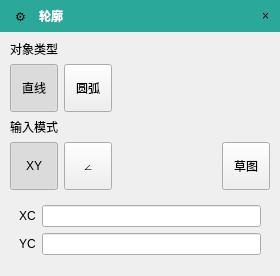
<?xml version="1.0" encoding="UTF-8"?>
<ui version="4.0">
 <class>SketchToolInputDialog</class>
 <widget class="QDialog" name="SketchToolInputDialog">
  <property name="geometry">
   <rect>
    <x>0</x>
    <y>0</y>
    <width>280</width>
    <height>200</height>
   </rect>
  </property>
  <property name="windowTitle">
   <string>轮廓</string>
  </property>
  <layout class="QVBoxLayout" name="verticalLayout_main">
   <property name="spacing">
    <number>0</number>
   </property>
   <property name="leftMargin">
    <number>0</number>
   </property>
   <property name="topMargin">
    <number>0</number>
   </property>
   <property name="rightMargin">
    <number>0</number>
   </property>
   <property name="bottomMargin">
    <number>8</number>
   </property>
   <item>
    <widget class="QWidget" name="titleBar" native="true">
     <property name="minimumSize">
      <size>
       <width>0</width>
       <height>32</height>
      </size>
     </property>
     <property name="styleSheet">
      <string notr="true">background-color: #2aa89a;</string>
     </property>
     <layout class="QHBoxLayout" name="horizontalLayout_title">
      <property name="leftMargin">
       <number>8</number>
      </property>
      <property name="rightMargin">
       <number>4</number>
      </property>
      <property name="topMargin">
       <number>4</number>
      </property>
      <property name="bottomMargin">
       <number>4</number>
      </property>
      <item>
       <widget class="QToolButton" name="toolButton_settings">
        <property name="text">
         <string>⚙</string>
        </property>
        <property name="autoRaise">
         <bool>true</bool>
        </property>
       </widget>
      </item>
      <item>
       <widget class="QLabel" name="label_title">
        <property name="styleSheet">
         <string notr="true">color: white; font-weight: bold;</string>
        </property>
        <property name="text">
         <string>轮廓</string>
        </property>
       </widget>
      </item>
      <item>
       <spacer name="horizontalSpacer_title">
        <property name="orientation">
         <enum>Qt::Orientation::Horizontal</enum>
        </property>
        <property name="sizeHint" stdset="0">
         <size>
          <width>40</width>
          <height>20</height>
         </size>
        </property>
       </spacer>
      </item>
      <item>
       <widget class="QToolButton" name="toolButton_close">
        <property name="text">
         <string>×</string>
        </property>
        <property name="autoRaise">
         <bool>true</bool>
        </property>
       </widget>
      </item>
     </layout>
    </widget>
   </item>
   <item>
    <widget class="QWidget" name="contentWidget" native="true">
     <layout class="QVBoxLayout" name="verticalLayout_content">
      <property name="leftMargin">
       <number>10</number>
      </property>
      <property name="rightMargin">
       <number>10</number>
      </property>
      <property name="topMargin">
       <number>8</number>
      </property>
      <property name="bottomMargin">
       <number>4</number>
      </property>
      <item>
       <widget class="QLabel" name="label_objectType">
        <property name="text">
         <string>对象类型</string>
        </property>
       </widget>
      </item>
      <item>
       <layout class="QHBoxLayout" name="horizontalLayout_objectType">
        <item>
         <widget class="QToolButton" name="toolButton_objLine">
          <property name="minimumSize">
           <size>
            <width>48</width>
            <height>48</height>
           </size>
          </property>
          <property name="text">
           <string>直线</string>
          </property>
          <property name="checkable">
           <bool>true</bool>
          </property>
          <property name="checked">
           <bool>true</bool>
          </property>
         </widget>
        </item>
        <item>
         <widget class="QToolButton" name="toolButton_objArc">
          <property name="minimumSize">
           <size>
            <width>48</width>
            <height>48</height>
           </size>
          </property>
          <property name="text">
           <string>圆弧</string>
          </property>
          <property name="checkable">
           <bool>true</bool>
          </property>
         </widget>
        </item>
        <item>
         <spacer name="horizontalSpacer_objectType">
          <property name="orientation">
           <enum>Qt::Orientation::Horizontal</enum>
          </property>
          <property name="sizeHint" stdset="0">
           <size>
            <width>40</width>
            <height>20</height>
           </size>
          </property>
         </spacer>
        </item>
       </layout>
      </item>
      <item>
       <widget class="QLabel" name="label_inputMode">
        <property name="text">
         <string>输入模式</string>
        </property>
       </widget>
      </item>
      <item>
       <layout class="QHBoxLayout" name="horizontalLayout_modes">
        <item>
         <widget class="QToolButton" name="toolButton_modeCoord">
          <property name="minimumSize">
           <size>
            <width>48</width>
            <height>48</height>
           </size>
          </property>
          <property name="text">
           <string>XY</string>
          </property>
          <property name="checkable">
           <bool>true</bool>
          </property>
          <property name="checked">
           <bool>true</bool>
          </property>
         </widget>
        </item>
        <item>
         <widget class="QToolButton" name="toolButton_modeParam">
          <property name="minimumSize">
           <size>
            <width>48</width>
            <height>48</height>
           </size>
          </property>
          <property name="text">
           <string>∠</string>
          </property>
          <property name="checkable">
           <bool>true</bool>
          </property>
         </widget>
        </item>
        <item>
         <spacer name="horizontalSpacer_modes">
          <property name="orientation">
           <enum>Qt::Orientation::Horizontal</enum>
          </property>
          <property name="sizeHint" stdset="0">
           <size>
            <width>40</width>
            <height>20</height>
           </size>
          </property>
         </spacer>
        </item>
        <item>
         <widget class="QToolButton" name="toolButton_sketch">
          <property name="minimumSize">
           <size>
            <width>48</width>
            <height>48</height>
           </size>
          </property>
          <property name="text">
           <string>草图</string>
          </property>
         </widget>
        </item>
       </layout>
      </item>
      <item>
       <widget class="QStackedWidget" name="stackedWidget">
        <property name="currentIndex">
         <number>0</number>
        </property>
        <widget class="QWidget" name="page_coord">
         <layout class="QGridLayout" name="gridLayout_coord">
          <item row="0" column="0">
           <widget class="QLabel" name="label_xc">
            <property name="text">
             <string>XC</string>
            </property>
           </widget>
          </item>
          <item row="0" column="1">
           <widget class="QLineEdit" name="lineEdit_xc"/>
          </item>
          <item row="1" column="0">
           <widget class="QLabel" name="label_yc">
            <property name="text">
             <string>YC</string>
            </property>
           </widget>
          </item>
          <item row="1" column="1">
           <widget class="QLineEdit" name="lineEdit_yc"/>
          </item>
         </layout>
        </widget>
        <widget class="QWidget" name="page_line_param">
         <layout class="QGridLayout" name="gridLayout_lineParam">
          <item row="0" column="0">
           <widget class="QLabel" name="label_length">
            <property name="text">
             <string>长度</string>
            </property>
           </widget>
          </item>
          <item row="0" column="1">
           <widget class="QLineEdit" name="lineEdit_length"/>
          </item>
          <item row="1" column="0">
           <widget class="QLabel" name="label_angle">
            <property name="text">
             <string>角度</string>
            </property>
           </widget>
          </item>
          <item row="1" column="1">
           <widget class="QLineEdit" name="lineEdit_angle"/>
          </item>
         </layout>
        </widget>
        <widget class="QWidget" name="page_arc_param">
         <layout class="QGridLayout" name="gridLayout_arcParam">
          <item row="0" column="0">
           <widget class="QLabel" name="label_radius">
            <property name="text">
             <string>半径</string>
            </property>
           </widget>
          </item>
          <item row="0" column="1">
           <widget class="QLineEdit" name="lineEdit_radius"/>
          </item>
          <item row="1" column="0">
           <widget class="QLabel" name="label_sweep">
            <property name="text">
             <string>扫掠角</string>
            </property>
           </widget>
          </item>
          <item row="1" column="1">
           <widget class="QLineEdit" name="lineEdit_sweep"/>
          </item>
         </layout>
        </widget>
       </widget>
      </item>
     </layout>
    </widget>
   </item>
  </layout>
 </widget>
 <resources/>
 <connections/>
</ui>
